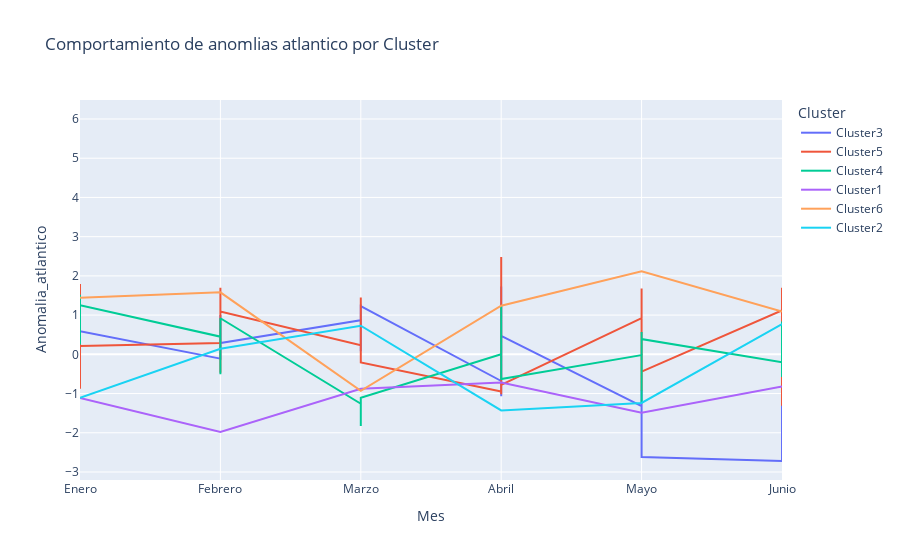

Notebook source saved alongside this figure:
### Code cell
meses_orden = ["Enero", "Febrero", "Marzo", "Abril", "Mayo", "Junio"]
df_melted['Mes'] = pd.Categorical(df_melted['Mes'], categories=meses_orden, ordered=True)

# Graficar la serie de tiempo
fig = px.line(df_melted, x='Mes', y='a_atlantico', color='Clusteratlantico', 
              labels={'Mes': 'Mes', 'a_atlantico': 'Anomalia_atlantico', 'Clusteratlantico': 'Cluster'},
              title='Comportamiento de anomlias atlantico por Cluster')

fig.show()

### Figure 1 — Plotly figure (JSON) as saved in the notebook; plotly's stock layout.template omitted (floating-point values rounded to 4 significant figures)
{"data": [{"hovertemplate": "Cluster=Cluster3<br>Mes=%{x}<br>Anomalia_atlantico=%{y}<extra></extra>", "legendgroup": "Cluster3", "line": {"color": "#636efa", "dash": "solid"}, "marker": {"symbol": "circle"}, "mode": "lines", "name": "Cluster3", "orientation": "v", "showlegend": true, "type": "scatter", "x": ["Enero", "Enero", "Enero", "Enero", "Enero", "Febrero", "Febrero", "Febrero", "Febrero", "Febrero", "Marzo", "Marzo", "Marzo", "Marzo", "Marzo", "Abril", "Abril", "Abril", "Abril", "Abril", "Mayo", "Mayo", "Mayo", "Mayo", "Mayo", "Junio", "Junio", "Junio", "Junio", "Junio", null, null, null, null, null], "xaxis": "x", "y": [0.39, 0.89, 1.17, 0.48, 0.59, -0.11, 0.73, 0.42, 1, 0.29, 0.87, 0.08, 1.27, 0.74, 1.23, -0.68, -1.07, 0.47, 1.73, 0.47, -1.32, -1.73, -0.91, -1.91, -2.62, -2.72, -1.39, -2.53, 0.05, -1.09, 3, 3, 3, 3, 3], "yaxis": "y"}, {"hovertemplate": "Cluster=Cluster5<br>Mes=%{x}<br>Anomalia_atlantico=%{y}<extra></extra>", "legendgroup": "Cluster5", "line": {"color": "#EF553B", "dash": "solid"}, "marker": {"symbol": "circle"}, "mode": "lines", "name": "Cluster5", "orientation": "v", "showlegend": true, "type": "scatter", "x": ["Enero", "Enero", "Enero", "Enero", "Enero", "Enero", "Enero", "Enero", "Enero", "Enero", "Enero", "Enero", "Enero", "Enero", "Febrero", "Febrero", "Febrero", "Febrero", "Febrero", "Febrero", "Febrero", "Febrero", "Febrero", "Febrero", "Febrero", "Febrero", "Febrero", "Febrero", "Marzo", "Marzo", "Marzo", "Marzo", "Marzo", "Marzo", "Marzo", "Marzo", "Marzo", "Marzo", "Marzo", "Marzo", "Marzo", "Marzo", "Abril", "Abril", "Abril", "Abril", "Abril", "Abril", "Abril", "Abril", "Abril", "Abril", "Abril", "Abril", "Abril", "Abril", "Mayo", "Mayo", "Mayo", "Mayo", "Mayo", "Mayo", "Mayo", "Mayo", "Mayo", "Mayo", "Mayo", "Mayo", "Mayo", "Mayo", "Junio", "Junio", "Junio", "Junio", "Junio", "Junio", "Junio", "Junio", "Junio", "Junio", "Junio", "Junio", "Junio", "Junio", null, null, null, null, null, null, null, null, null, null, null, null, null, null], "xaxis": "x", "y": [0.77, 0.6, 0.44, 0.16, -0.29, 0.22, -0.01, -0.88, 0.29, 1.79, 0.12, 1.34, 1.08, 0.21, 0.29, 1.7, 1.1, 0.62, -0.14, -0.47, 0.06, 0.7, 1.34, 1.32, 1.58, 1.26, 1.68, 1.09, 0.23, 0.77, 0.69, 0.32, 1.02, 1.44, 0.57, 0.61, 0.8, 1.45, 0.73, 1.01, 0.77, -0.21, -0.95, -0.03, 1.18, -0.18, 1.15, 0.17, -0.2, 2.48, 0.31, 0.73, 0.38, -1.02, -0.36, -0.78, 0.92, 1.58, -0.22, 0.01, 0.19, 0.66, 1.68, -0.06, -0.92, 0.15, -0.77, -0.41, 0.71, -0.44, 1.12, -0.03, 0.38, -0.07, -0.89, -1.31, -1.21, -1.28, -0.97, -0.07, -0.43, -0.15, -0.12, 1.7, 5, 5, 5, 5, 5, 5, 5, 5, 5, 5, 5, 5, 5, 5], "yaxis": "y"}, {"hovertemplate": "Cluster=Cluster4<br>Mes=%{x}<br>Anomalia_atlantico=%{y}<extra></extra>", "legendgroup": "Cluster4", "line": {"color": "#00cc96", "dash": "solid"}, "marker": {"symbol": "circle"}, "mode": "lines", "name": "Cluster4", "orientation": "v", "showlegend": true, "type": "scatter", "x": ["Enero", "Enero", "Enero", "Enero", "Enero", "Febrero", "Febrero", "Febrero", "Febrero", "Febrero", "Marzo", "Marzo", "Marzo", "Marzo", "Marzo", "Abril", "Abril", "Abril", "Abril", "Abril", "Mayo", "Mayo", "Mayo", "Mayo", "Mayo", "Junio", "Junio", "Junio", "Junio", "Junio", null, null, null, null, null], "xaxis": "x", "y": [0.25, 1.52, 1.27, 0.35, 1.25, 0.45, -0.06, -0.51, -0.45, 0.92, -1.26, -1.83, -1.28, -1.61, -1.11, 0, -0.3, 1.24, 0.69, -0.63, -0.02, -1.25, -1.14, 0.57, 0.39, -0.2, -0.05, 0.84, 0.52, -0.58, 4, 4, 4, 4, 4], "yaxis": "y"}, {"hovertemplate": "Cluster=Cluster1<br>Mes=%{x}<br>Anomalia_atlantico=%{y}<extra></extra>", "legendgroup": "Cluster1", "line": {"color": "#ab63fa", "dash": "solid"}, "marker": {"symbol": "circle"}, "mode": "lines", "name": "Cluster1", "orientation": "v", "showlegend": true, "type": "scatter", "x": ["Enero", "Febrero", "Marzo", "Abril", "Mayo", "Junio", null], "xaxis": "x", "y": [-1.11, -1.98, -0.88, -0.72, -1.49, -0.82, 1], "yaxis": "y"}, {"hovertemplate": "Cluster=Cluster6<br>Mes=%{x}<br>Anomalia_atlantico=%{y}<extra></extra>", "legendgroup": "Cluster6", "line": {"color": "#FFA15A", "dash": "solid"}, "marker": {"symbol": "circle"}, "mode": "lines", "name": "Cluster6", "orientation": "v", "showlegend": true, "type": "scatter", "x": ["Enero", "Febrero", "Marzo", "Abril", "Mayo", "Junio", null], "xaxis": "x", "y": [1.44, 1.58, -0.93, 1.24, 2.12, 1.09, 6], "yaxis": "y"}, {"hovertemplate": "Cluster=Cluster2<br>Mes=%{x}<br>Anomalia_atlantico=%{y}<extra></extra>", "legendgroup": "Cluster2", "line": {"color": "#19d3f3", "dash": "solid"}, "marker": {"symbol": "circle"}, "mode": "lines", "name": "Cluster2", "orientation": "v", "showlegend": true, "type": "scatter", "x": ["Enero", "Febrero", "Marzo", "Abril", "Mayo", "Junio", null], "xaxis": "x", "y": [-1.11, 0.14, 0.73, -1.43, -1.24, 0.77, 2], "yaxis": "y"}], "layout": {"legend": {"title": {"text": "Cluster"}, "tracegroupgap": 0}, "title": {"text": "Comportamiento de anomlias atlantico por Cluster"}, "xaxis": {"anchor": "y", "domain": [0, 1], "title": {"text": "Mes"}}, "yaxis": {"anchor": "x", "domain": [0, 1], "title": {"text": "Anomalia_atlantico"}}}}
